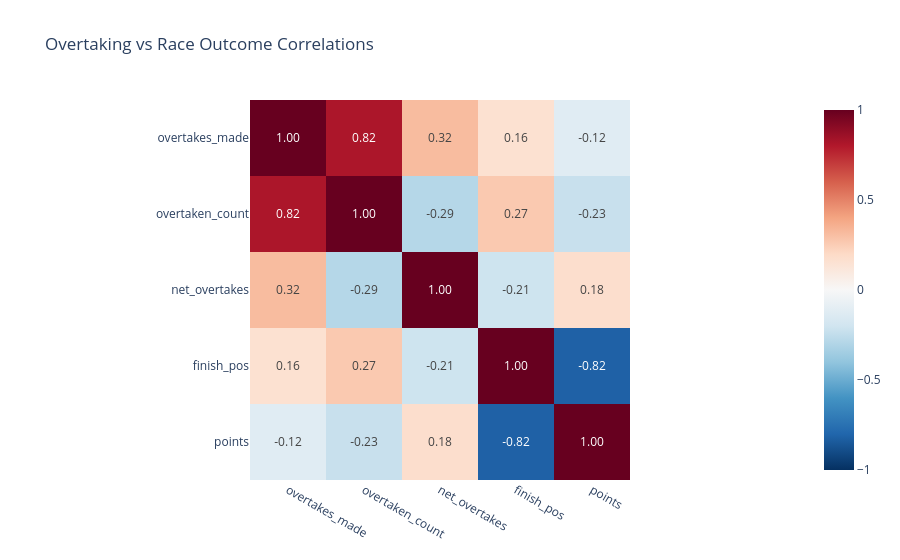

Write notebook code for a chart like this one.
### Code cell
finish = session_result[["session_key", "driver_number", "position", "points"]].copy()
finish["finish_pos"] = pd.to_numeric(finish["position"], errors="coerce")
overtake_finish = driver_racecraft.merge(finish, on=["session_key", "driver_number"], how="left")
overtake_corr = overtake_finish[["overtakes_made", "overtaken_count", "net_overtakes", "finish_pos", "points"]].corr()
overtake_corr.to_csv(OUTPUT_TABLES / "overtake_finish_correlations.csv")
display(overtake_corr.round(3))

fig = px.imshow(
    overtake_corr,
    text_auto=".2f",
    color_continuous_scale="RdBu_r",
    zmin=-1,
    zmax=1,
    title="Overtaking vs Race Outcome Correlations",
)
save_fig(fig, "overtake_finish_correlation")

### Figure 1 — Plotly figure (JSON) as saved in the notebook; plotly's stock layout.template omitted (floating-point values rounded to 4 significant figures)
{"data": [{"coloraxis": "coloraxis", "hovertemplate": "x: %{x}<br>y: %{y}<br>color: %{z}<extra></extra>", "name": "0", "texttemplate": "%{z:.2f}", "type": "heatmap", "x": ["overtakes_made", "overtaken_count", "net_overtakes", "finish_pos", "points"], "xaxis": "x", "y": ["overtakes_made", "overtaken_count", "net_overtakes", "finish_pos", "points"], "yaxis": "y", "z": [[1.0, 0.8173, 0.3165, 0.1603, -0.1209], [0.8173, 1.0, -0.2878, 0.266, -0.2291], [0.3165, -0.2878, 1.0, -0.2092, 0.1761], [0.1603, 0.266, -0.2092, 1.0, -0.8172], [-0.1209, -0.2291, 0.1761, -0.8172, 1.0]]}], "layout": {"coloraxis": {"cmax": 1, "cmin": -1, "colorscale": [[0.0, "rgb(5,48,97)"], [0.1, "rgb(33,102,172)"], [0.2, "rgb(67,147,195)"], [0.3, "rgb(146,197,222)"], [0.4, "rgb(209,229,240)"], [0.5, "rgb(247,247,247)"], [0.6, "rgb(253,219,199)"], [0.7, "rgb(244,165,130)"], [0.8, "rgb(214,96,77)"], [0.9, "rgb(178,24,43)"], [1.0, "rgb(103,0,31)"]]}, "title": {"text": "Overtaking vs Race Outcome Correlations"}, "xaxis": {"anchor": "y", "constrain": "domain", "domain": [0.0, 1.0], "scaleanchor": "y"}, "yaxis": {"anchor": "x", "autorange": "reversed", "constrain": "domain", "domain": [0.0, 1.0]}}}
